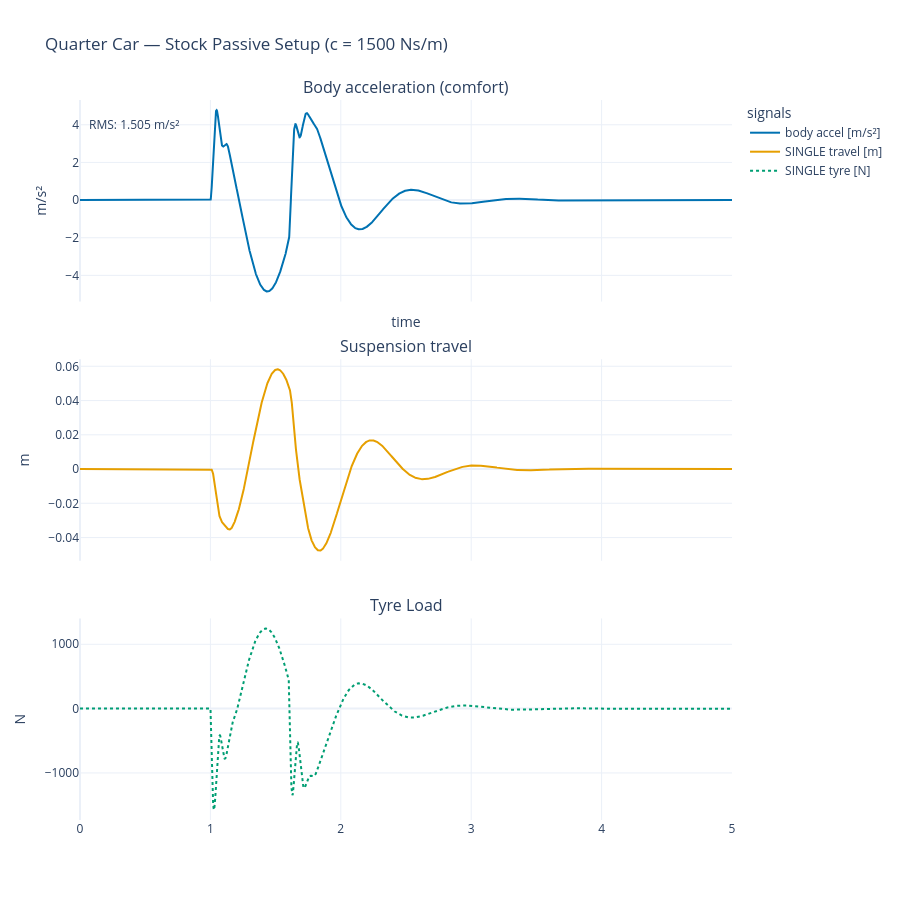

Source (notebook cell):
### Code cell
# Vehicle metrics plot for stock setup
stock_model  = QuarterCarModel(**BASE, damping=1500)
stock_result = simulate(stock_model, (0, 5), dt=0.001, inputs=road_bump)

fig = plot_vehicle_metrics(stock_result, model=stock_model)
fig.update_layout(title='Quarter Car — Stock Passive Setup (c = 1500 Ns/m)')
fig.show()
fig.write_image(str(IMG_DIR / 'qc_stock_passive.png'), width=1200, height=700, scale=2)

### Figure 1 — Plotly figure (JSON) as saved in the notebook; plotly's stock layout.template omitted (floating-point values rounded to 4 significant figures; data arrays with more than 128 entries replaced by an {"elided": "..."} marker saying what was removed)
{"data": [{"mode": "lines", "name": "body accel [m/s²]", "type": "scatter", "x": {"elided": "5001 float values"}, "xaxis": "x", "y": {"elided": "5001 float values"}, "yaxis": "y"}, {"mode": "lines", "name": "SINGLE travel [m]", "type": "scatter", "x": {"elided": "5001 float values"}, "xaxis": "x2", "y": {"elided": "5001 float values"}, "yaxis": "y2"}, {"line": {"dash": "dot"}, "mode": "lines", "name": "SINGLE tyre [N]", "type": "scatter", "x": {"elided": "5001 float values"}, "xaxis": "x3", "y": {"elided": "5001 float values"}, "yaxis": "y3"}], "layout": {"annotations": [{"font": {"size": 16}, "showarrow": false, "text": "Body acceleration (comfort)", "x": 0.5, "xanchor": "center", "xref": "paper", "y": 1, "yanchor": "bottom", "yref": "paper"}, {"font": {"size": 16}, "showarrow": false, "text": "Suspension travel", "x": 0.5, "xanchor": "center", "xref": "paper", "y": 0.64, "yanchor": "bottom", "yref": "paper"}, {"font": {"size": 16}, "showarrow": false, "text": "Tyre Load", "x": 0.5, "xanchor": "center", "xref": "paper", "y": 0.28, "yanchor": "bottom", "yref": "paper"}, {"showarrow": false, "text": "RMS: 1.505 m/s²", "x": 0.01, "xref": "paper", "y": 0.98, "yref": "paper"}], "colorway": ["#0072B2", "#E69F00", "#009E73", "#CC79A7", "#56B4E9", "#D55E00", "#F0E442", "#999999"], "height": 900, "legend": {"title": {"text": "signals"}}, "title": {"text": "Quarter Car — Stock Passive Setup (c = 1500 Ns/m)"}, "xaxis": {"anchor": "y", "domain": [0, 1], "matches": "x3", "showticklabels": false, "title": {"text": "time"}}, "xaxis2": {"anchor": "y2", "domain": [0, 1], "matches": "x3", "showticklabels": false}, "xaxis3": {"anchor": "y3", "domain": [0, 1]}, "yaxis": {"anchor": "x", "domain": [0.72, 1], "title": {"text": "m/s²"}}, "yaxis2": {"anchor": "x2", "domain": [0.36, 0.64], "title": {"text": "m"}}, "yaxis3": {"anchor": "x3", "domain": [0, 0.28], "title": {"text": "N"}}}}
